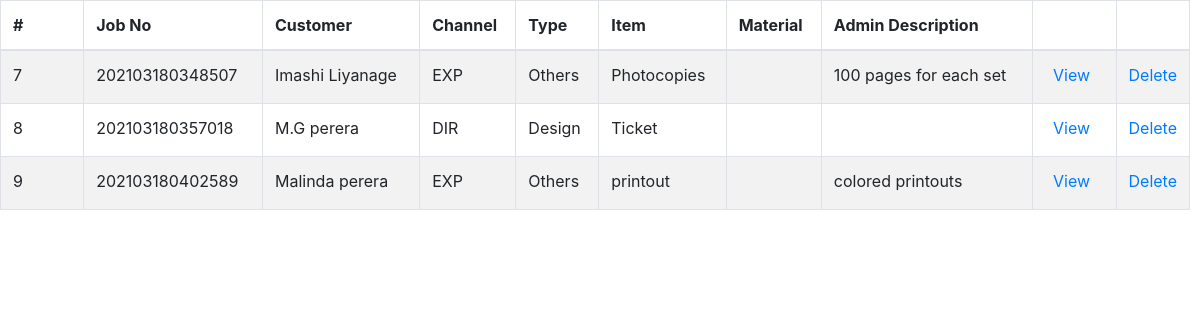
The app's page /tables/inbound_requests_table.php (signed in) with its own data.
### tables this page shows
CREATE TABLE `jobs` (
  `id` int(11) NOT NULL,
  `job_no` varchar(100) NOT NULL,
  `customer` varchar(400) NOT NULL,
  `channel` varchar(100) NOT NULL,
  `job_type` varchar(100) NOT NULL,
  `product` varchar(100) NOT NULL,
  `category` varchar(100) NOT NULL,
  `material` varchar(64) NOT NULL,
  `size` varchar(50) NOT NULL,
  `bind` varchar(50) NOT NULL,
  `colour` text NOT NULL,
  `user_description` varchar(250) NOT NULL,
  `date` date NOT NULL,
  `quantity` decimal(10,2) NOT NULL,
  `unit_price` decimal(10,2) NOT NULL,
  `budget` decimal(10,2) NOT NULL,
  `discount` decimal(10,2) NOT NULL,
  `discounted` decimal(10,2) NOT NULL,
  `ad_pay_amount` decimal(10,2) NOT NULL,
  `rest` decimal(10,2) NOT NULL,
  `admin_description` varchar(250) NOT NULL,
  `state` enum('request','design','production','reject','QA','complete','dispatch') NOT NULL,
  `accepted_by` varchar(100) NOT NULL,
  `designed_by` varchar(150) NOT NULL,
  `production_by` varchar(150) NOT NULL,
  `checked_by` varchar(100) NOT NULL,
  `failed_reason` varchar(255) NOT NULL,
  `cash` decimal(10,2) NOT NULL,
  `change_amt` decimal(10,2) NOT NULL,
  `payment` decimal(10,2) NOT NULL,
  `dispatch_day` varchar(100) NOT NULL,
  `dispatch_year` varchar(10) NOT NULL,
  `dispatch_month` varchar(10) NOT NULL,
  `dispatched_by` varchar(150) NOT NULL
);

### tables/inbound_requests_table.php (the view, shortened to what this page needs)
<!DOCTYPE html>
<html>
<head>
</head>
<body>
  <?php
   require '../include/config.php';
   $view_status ="request";
  if(isset($_POST["query"]))
  {
     $search =$_POST["query"];
     $query = "SELECT * FROM jobs WHERE state='$view_status' AND id LIKE '%".$search."%' ";
  }
  else
  {
     $query = "SELECT * FROM jobs WHERE state='$view_status'";
  }
  $result = mysqli_query($conn ,$query);
  if(mysqli_num_rows($result)>0)
  {
    ?>
 <div class="tablealign">
 <?php include('../include/head.php'); ?>
  <table id="example" class="table table-striped table-bordered" style="width:100%">
   <thead>
    <tr>
     <th>#</th>
     <th>Job No</th>
     <th>Customer</th>
     <th>Channel</th>
     <th>Type</th>
     <th>Item</th>
     <th>Material</th>
     <th>Admin Description</th>
     <th></th>
     <th></th>
    </tr>
   </thead>
   <tbody>
   <?php
   while($row = mysqli_fetch_array($result))
   {
    echo '
    <tr>
     <td style="width: 7%;">'.$row["id"].'</td>
     <td>'.$row["job_no"].'</td>
     <td>'.$row["customer"].'</td>
     <td>'.$row["channel"].'</td>
     <td>'.$row["job_type"].'</td>
     <td>'.$row["product"].'</td>
     <td>'.$row["material"].'</td>
     <td>'.$row["admin_description"].'</td>
      <td><button type="button"  id="' .$row["id"].'" name="'.$row["id"].'" class="btn btn-primary btn-sm view_data" data-toggle="modal" data-target="#myModal" style="background-color: transparent; border: 0px; color: #007bff; font-size: 16px; padding-top: 0px;">View</button></td>
     <td style="width: 5%;"><a href="../controller/inbound_requests_controller?j_delete_id='.$row["id"].'" onclick="confirmation(event)">Delete</a></td>
    </tr>
     ';
   }
   ?>
   </tbody>
  </table>
</div>
   <?php
  }
  else
  {
   echo 'Data Not Found';
  }
  ?>
  </body>
  </html>

### css/sb-admin.css (style rules this page uses)
html { position: relative; min-height: 100%; }
body { overflow-x: hidden; }

### tables/inbound_requests_table.php (style rules this page uses)
.tablealign { margin-right: 10px; }

### records on screen
jobs: id "7", job_no "202103180348507", customer "Imashi Liyanage", channel "EXP", job_type "Others", product "Photocopies", admin_description "100 pages for each set"
jobs: id "8", job_no "202103180357018", customer "M.G perera", channel "DIR", job_type "Design", product "Ticket"
jobs: id "9", job_no "202103180402589", customer "Malinda perera", channel "EXP", job_type "Others", product "printout", admin_description "colored printouts"
